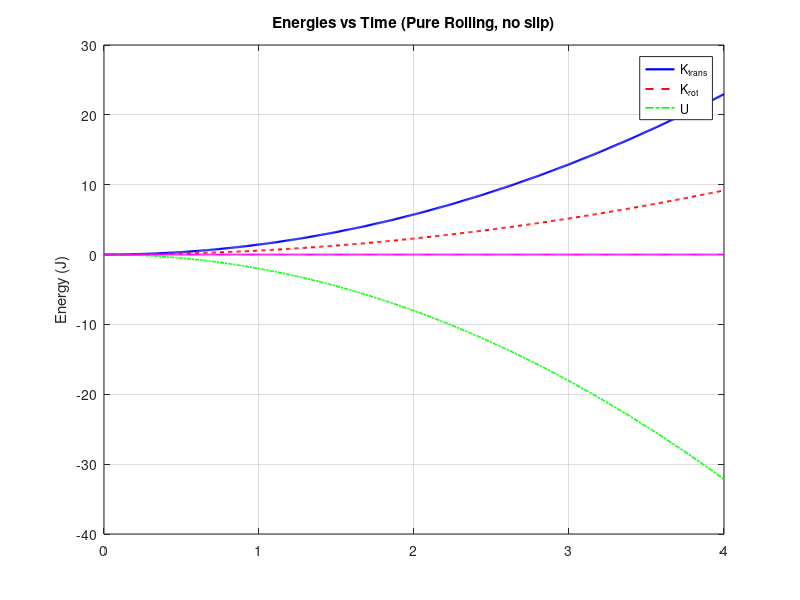

Write the MATLAB code that produced this figure.
clearvars; close all;

% Parameters
m = 0.5;            % mass (kg)
R = 0.06;           % radius (m)
g = 9.81;           % gravity (m/s^2)
alphaSlope = 20*pi/180; % slope angle (rad)
shape = 'solid_sphere'; % 'solid_sphere','hollow_sphere'`,'cylinder','disc','custom'

switch shape
    case 'solid_sphere'; I = 2/5 * m * R^2;
    case 'hollow_sphere'; I = 2/3 * m * R^2;
    case {'cylinder','disc'}; I = 1/2 * m * R^2;
    otherwise; I = 0.4 * m * R^2;
end

% Initial conditions
v0 = 0;    % initial translational speed along slope (m/s)
s0 = 0;    % initial position along slope (m)
h0 = 0;    % reference height (m)

% Acceleration for pure rolling (no slip): a = g sinθ / (1 + I/(m R^2))
a = g * sin(alphaSlope) / (1 + I/(m*R^2));

tmax = 4;                      % simulation time (s)
t = linspace(0, tmax, 600);    % time vector

% Kinematics along slope
s = s0 + v0.*t + 0.5*a.*t.^2;  % displacement along slope
v = v0 + a.*t;                 % translational speed (m/s)
omega = v ./ R;                % angular speed (rad/s) -> enforces v = omega*R

% Vertical height (decreases as it goes down slope)
h = h0 - s .* sin(alphaSlope); % decrease of height along slope
U = m * g .* h;                % potential energy relative to ground level

% Energies
Kt = 0.5 * m .* v.^2;          % translational kinetic energy
Kr = 0.5 * I .* omega.^2;      % rotational kinetic energy
Etot = Kt + Kr + U;            % total energy

% Plotting
figure;

plot(t, Kt, 'b-', 'LineWidth',1.6); hold on
plot(t, Kr, 'r--', 'LineWidth',1.4);
plot(t, U,  'g-.', 'LineWidth',1.2);
plot(t, Etot, 'm-', 'LineWidth',1.4);
ylabel('Energy (J)'); title('Energies vs Time (Pure Rolling, no slip)');
legend('K_{trans}','K_{rot}','U','Location','northeast');
grid on

% Print summary to command window
fprintf('Shape: %s, I/(mR^2)=%.3f, acceleration a = %.4f m/s^2 (pure rolling)\n', shape, I/(m*R^2), a);
